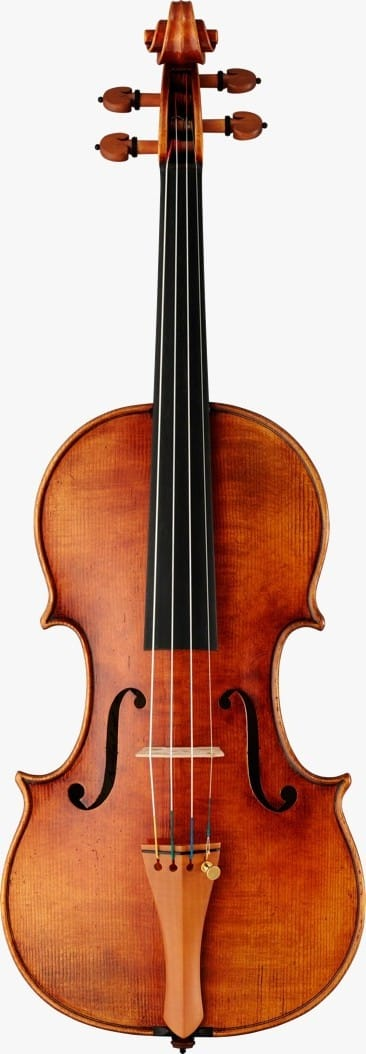
#> input picture WhatsApp Image 2024-03-19 at 1.42.53 AM.jpeg, 366 x 1054 px, found by its file name
$ python 'slift python.py'
#> lines starting #> are read from the running program, lines starting #| are printed output that depends on the picture
import cv2
import matplotlib.pyplot as plt
# %matplotlib inline

# read images
img1 = cv2.imread('/home/devdatta/Desktop/YOLO-object-detection-with-OpenCV-master/real-time-object-detection/WhatsApp Image 2024-03-19 at 1.42.53 AM.jpeg')
#> img1 is the input picture: shape (1054, 366, 3); mean B, G, R 139.3, 156.2, 198.1
img2 = cv2.imread('/home/devdatta/Desktop/YOLO-object-detection-with-OpenCV-master/real-time-object-detection/WhatsApp Image 2024-03-19 at 1.42.54 AM (1).jpeg')
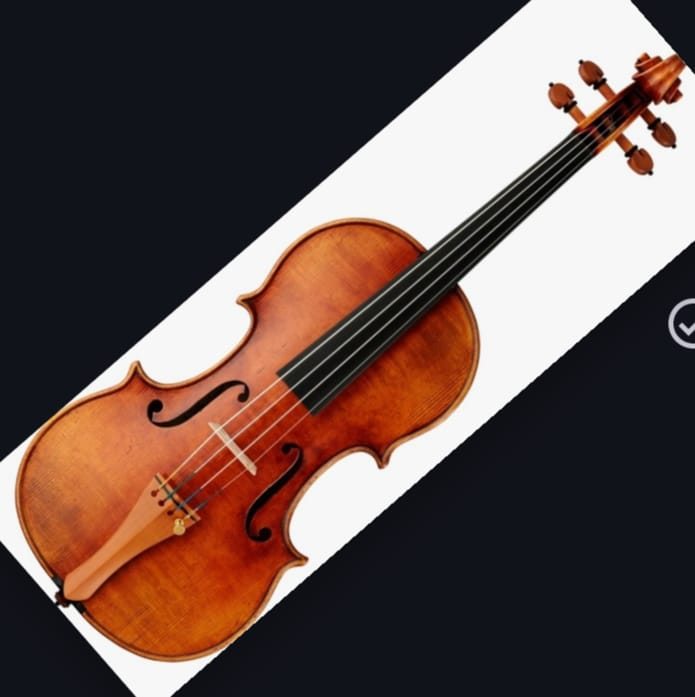
#> input picture WhatsApp Image 2024-03-19 at 1.42.54 AM (1).jpeg, 695 x 697 px, found by its file name
#> img2 is the input picture: shape (697, 695, 3); mean B, G, R 76.5, 81.2, 100.7
img3 = cv2.imread('/home/devdatta/Desktop/YOLO-object-detection-with-OpenCV-master/real-time-object-detection/WhatsApp Image 2024-03-19 at 1.42.54 AM (1).jpeg')


img1 = cv2.cvtColor(img1, cv2.COLOR_BGR2GRAY)
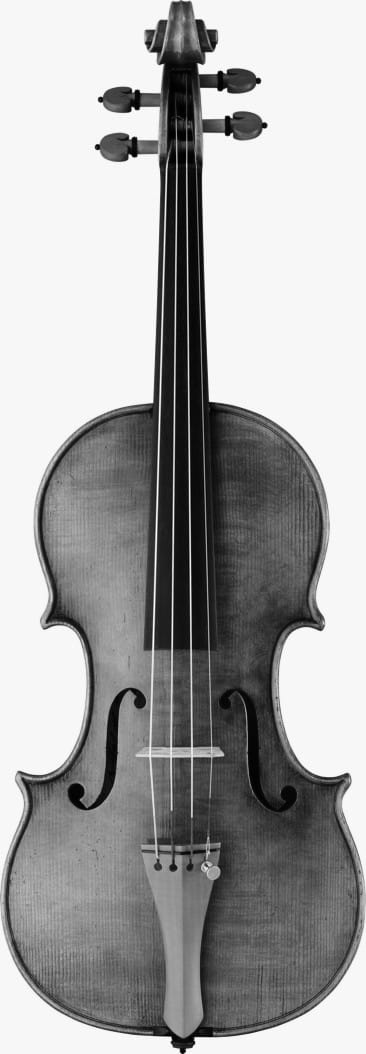
#> img1: shape (1054, 366); min 0, max 255, mean 166.8
img2 = cv2.cvtColor(img2, cv2.COLOR_BGR2GRAY)
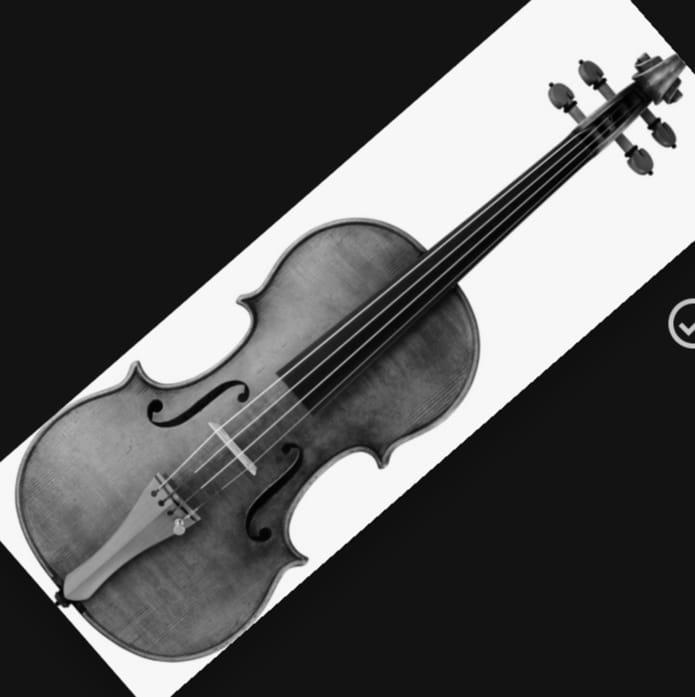
#> img2: shape (697, 695); min 0, max 255, mean 86.5
img3 = cv2.cvtColor(img3, cv2.COLOR_BGR2GRAY)


# create a sift object
sift = cv2.xfeatures2d.SIFT_create()

keypoints_1, descriptors_1 = sift.detectAndCompute(img1,None)
#> keypoints_1 = 842 keypoints; strongest (x, y, size): (258, 81, 3.7), (124, 99, 19.9), (238, 80, 19.4), (214, 104, 20)
keypoints_2, descriptors_2 = sift.detectAndCompute(img2,None)
#> keypoints_2 = 1165 keypoints; strongest (x, y, size): (337, 506, 58.2), (70, 613, 9.5), (50, 589, 10.2), (593, 75, 15.7)
keypoints_3, descriptors_3 = sift.detectAndCompute(img3,None)
#> keypoints_3 has the same summary as keypoints_2


len(keypoints_1), len(keypoints_2), len(keypoints_3)
#feature matching
bf = cv2.BFMatcher(cv2.NORM_L1, crossCheck=True) # https://docs.opencv.org/4.x/dc/dc3/tutorial_py_matcher.html

matches = bf.match(descriptors_1,descriptors_2)
#> matches = 305 matches
matches = sorted(matches, key = lambda x:x.distance)

len(matches)
img3 = cv2.drawMatches(img1, keypoints_1, img2, keypoints_2, matches[:150], img2, flags=2) # only plotting 150 keypoints
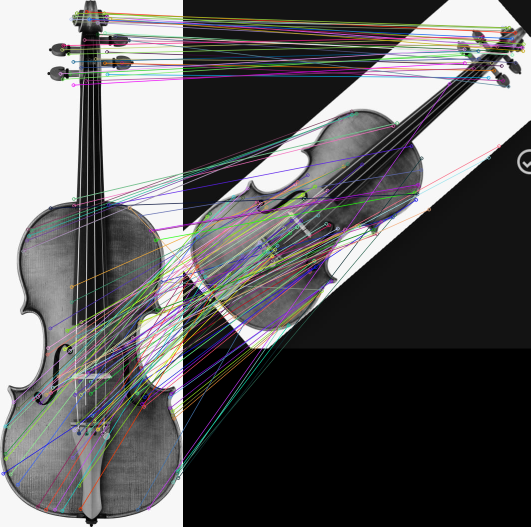
#> img3: shape (1054, 1061, 3) (shown at 1/2 size); mean of channels 0, 1, 2 97.2, 96.6, 97.4; drawn as B, G, R
# Hide the numbers on the x and y axes
plt.xticks([])  # Hide x-axis numbers
plt.yticks([])  # Hide y-axis numbers
plt.imshow(img3), plt.show()
